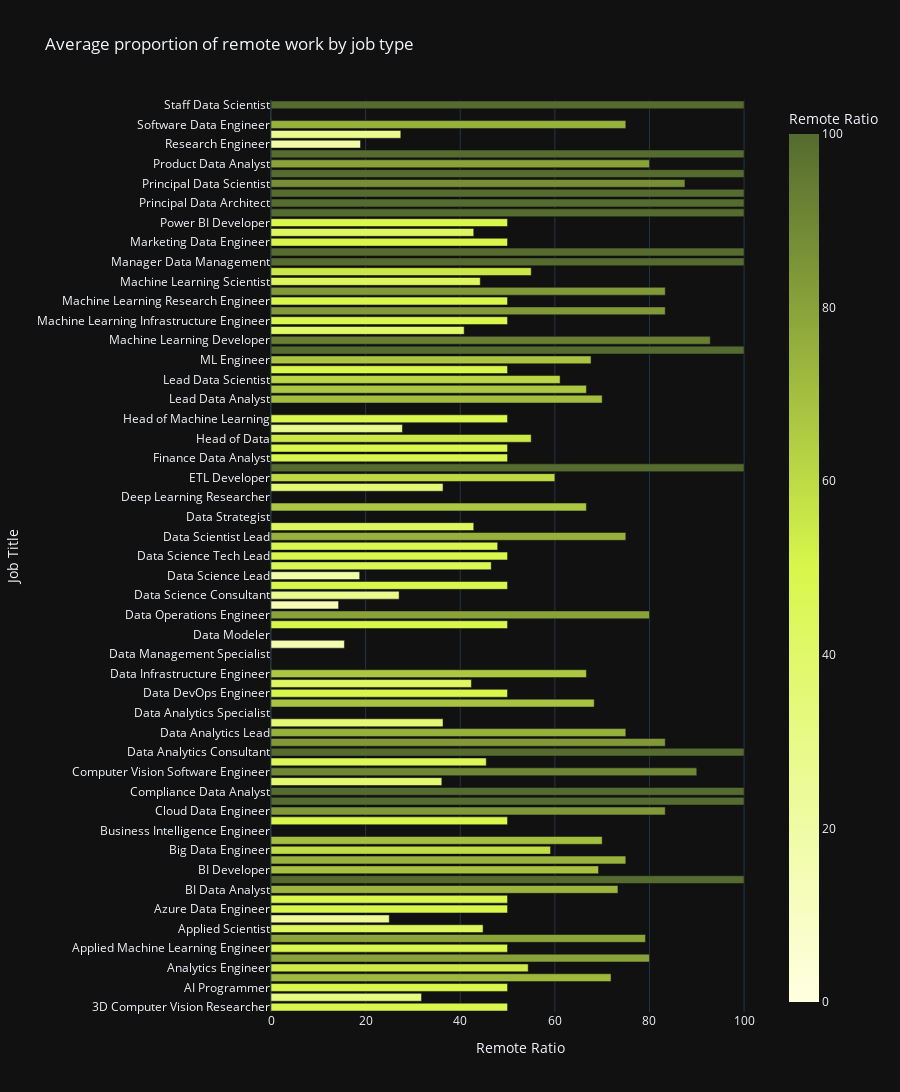

Write notebook code for a chart like this one.
### Markdown cell above
#### 1.1.3.4. <a id='toc1_1_3_4_'></a>[¿Cuál es la proporción de trabajo remoto entre diferentes roles de trabajo?](#toc0_)

### Code cell
average_remote_ratio_per_job = df.groupby('job_title')['remote_ratio'].mean().reset_index()

custom_color_scale = [
    [0, '#FFFFE0'],
    [0.5, '#D8F64B'],
    [1, '#556B2F']
]

fig = px.bar(average_remote_ratio_per_job, y='job_title', x='remote_ratio', 
             title='Average proportion of remote work by job type', template="plotly_dark", color='remote_ratio',
             color_continuous_scale=custom_color_scale, height=1200, orientation='h')

fig.update_xaxes(title_text='Remote Ratio')
fig.update_yaxes(title_text='Job Title')
fig.update_layout(coloraxis_colorbar=dict(title='Remote Ratio'))

fig.show()

### Figure 1 — Plotly figure (JSON) as saved in the notebook; plotly's stock layout.template omitted (floating-point values rounded to 4 significant figures)
{"data": [{"alignmentgroup": "True", "hovertemplate": "remote_ratio=%{marker.color}<br>job_title=%{y}<extra></extra>", "legendgroup": "", "marker": {"color": [50, 31.82, 50, 71.88, 54.37, 80, 50, 79.17, 44.83, 25, 50, 50, 73.33, 100, 69.23, 75, 59.09, 70, 0, 50, 83.33, 100, 100, 36.11, 90, 45.51, 100, 83.33, 75, 36.36, 0, 68.32, 50, 42.36, 66.67, 0, 0, 15.52, 0, 50, 80, 14.29, 27.08, 50, 18.75, 46.55, 50, 47.92, 75, 42.86, 0, 66.67, 0, 36.36, 60, 100, 50, 50, 55, 27.78, 50, 0, 70, 66.67, 61.11, 50, 67.65, 100, 92.86, 40.83, 50, 83.33, 50, 83.33, 44.23, 55, 100, 100, 50, 42.86, 50, 100, 100, 100, 87.5, 100, 80, 100, 18.92, 27.44, 75, 0, 100], "coloraxis": "coloraxis", "pattern": {"shape": ""}}, "name": "", "offsetgroup": "", "orientation": "h", "showlegend": false, "textposition": "auto", "type": "bar", "x": [50, 31.82, 50, 71.88, 54.37, 80, 50, 79.17, 44.83, 25, 50, 50, 73.33, 100, 69.23, 75, 59.09, 70, 0, 50, 83.33, 100, 100, 36.11, 90, 45.51, 100, 83.33, 75, 36.36, 0, 68.32, 50, 42.36, 66.67, 0, 0, 15.52, 0, 50, 80, 14.29, 27.08, 50, 18.75, 46.55, 50, 47.92, 75, 42.86, 0, 66.67, 0, 36.36, 60, 100, 50, 50, 55, 27.78, 50, 0, 70, 66.67, 61.11, 50, 67.65, 100, 92.86, 40.83, 50, 83.33, 50, 83.33, 44.23, 55, 100, 100, 50, 42.86, 50, 100, 100, 100, 87.5, 100, 80, 100, 18.92, 27.44, 75, 0, 100], "xaxis": "x", "y": ["3D Computer Vision Researcher", "AI Developer", "AI Programmer", "AI Scientist", "Analytics Engineer", "Applied Data Scientist", "Applied Machine Learning Engineer", "Applied Machine Learning Scientist", "Applied Scientist", "Autonomous Vehicle Technician", "Azure Data Engineer", "BI Analyst", "BI Data Analyst", "BI Data Engineer", "BI Developer", "Big Data Architect", "Big Data Engineer", "Business Data Analyst", "Business Intelligence Engineer", "Cloud Data Architect", "Cloud Data Engineer", "Cloud Database Engineer", "Compliance Data Analyst", "Computer Vision Engineer", "Computer Vision Software Engineer", "Data Analyst", "Data Analytics Consultant", "Data Analytics Engineer", "Data Analytics Lead", "Data Analytics Manager", "Data Analytics Specialist", "Data Architect", "Data DevOps Engineer", "Data Engineer", "Data Infrastructure Engineer", "Data Lead", "Data Management Specialist", "Data Manager", "Data Modeler", "Data Operations Analyst", "Data Operations Engineer", "Data Quality Analyst", "Data Science Consultant", "Data Science Engineer", "Data Science Lead", "Data Science Manager", "Data Science Tech Lead", "Data Scientist", "Data Scientist Lead", "Data Specialist", "Data Strategist", "Deep Learning Engineer", "Deep Learning Researcher", "Director of Data Science", "ETL Developer", "ETL Engineer", "Finance Data Analyst", "Financial Data Analyst", "Head of Data", "Head of Data Science", "Head of Machine Learning", "Insight Analyst", "Lead Data Analyst", "Lead Data Engineer", "Lead Data Scientist", "Lead Machine Learning Engineer", "ML Engineer", "MLOps Engineer", "Machine Learning Developer", "Machine Learning Engineer", "Machine Learning Infrastructure Engineer", "Machine Learning Manager", "Machine Learning Research Engineer", "Machine Learning Researcher", "Machine Learning Scientist", "Machine Learning Software Engineer", "Manager Data Management", "Marketing Data Analyst", "Marketing Data Engineer", "NLP Engineer", "Power BI Developer", "Principal Data Analyst", "Principal Data Architect", "Principal Data Engineer", "Principal Data Scientist", "Principal Machine Learning Engineer", "Product Data Analyst", "Product Data Scientist", "Research Engineer", "Research Scientist", "Software Data Engineer", "Staff Data Analyst", "Staff Data Scientist"], "yaxis": "y"}], "layout": {"barmode": "relative", "coloraxis": {"colorbar": {"title": {"text": "Remote Ratio"}}, "colorscale": [[0, "#FFFFE0"], [0.5, "#D8F64B"], [1, "#556B2F"]]}, "height": 1200, "legend": {"tracegroupgap": 0}, "title": {"text": "Average proportion of remote work by job type"}, "xaxis": {"anchor": "y", "domain": [0, 1], "title": {"text": "Remote Ratio"}}, "yaxis": {"anchor": "x", "domain": [0, 1], "title": {"text": "Job Title"}}}}
